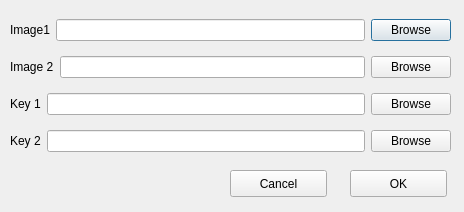
<?xml version="1.0" encoding="UTF-8"?>
<ui version="4.0">
 <class>ImageMatcher</class>
 <widget class="QDialog" name="ImageMatcher">
  <property name="geometry">
   <rect>
    <x>0</x>
    <y>0</y>
    <width>464</width>
    <height>212</height>
   </rect>
  </property>
  <property name="windowTitle">
   <string>Dialog</string>
  </property>
  <widget class="QWidget" name="verticalLayoutWidget">
   <property name="geometry">
    <rect>
     <x>10</x>
     <y>10</y>
     <width>441</width>
     <height>151</height>
    </rect>
   </property>
   <layout class="QVBoxLayout" name="verticalLayout">
    <item>
     <layout class="QHBoxLayout" name="horizontalLayout_2">
      <item>
       <widget class="QLabel" name="label">
        <property name="text">
         <string>Image1</string>
        </property>
       </widget>
      </item>
      <item>
       <widget class="QLineEdit" name="imgPath1"/>
      </item>
      <item>
       <widget class="QPushButton" name="imgButton1">
        <property name="text">
         <string>Browse</string>
        </property>
       </widget>
      </item>
     </layout>
    </item>
    <item>
     <layout class="QHBoxLayout" name="horizontalLayout_4">
      <item>
       <widget class="QLabel" name="label_2">
        <property name="text">
         <string>Image 2</string>
        </property>
       </widget>
      </item>
      <item>
       <widget class="QLineEdit" name="imgPath2"/>
      </item>
      <item>
       <widget class="QPushButton" name="imgButton2">
        <property name="text">
         <string>Browse</string>
        </property>
       </widget>
      </item>
     </layout>
    </item>
    <item>
     <layout class="QHBoxLayout" name="horizontalLayout_3">
      <item>
       <widget class="QLabel" name="label_4">
        <property name="text">
         <string>Key 1</string>
        </property>
       </widget>
      </item>
      <item>
       <widget class="QLineEdit" name="keyPath1"/>
      </item>
      <item>
       <widget class="QPushButton" name="keyButton1">
        <property name="text">
         <string>Browse</string>
        </property>
       </widget>
      </item>
     </layout>
    </item>
    <item>
     <layout class="QHBoxLayout" name="horizontalLayout">
      <item>
       <widget class="QLabel" name="label_3">
        <property name="text">
         <string>Key 2</string>
        </property>
       </widget>
      </item>
      <item>
       <widget class="QLineEdit" name="keyPath2"/>
      </item>
      <item>
       <widget class="QPushButton" name="keyButton2">
        <property name="text">
         <string>Browse</string>
        </property>
       </widget>
      </item>
     </layout>
    </item>
   </layout>
  </widget>
  <widget class="QPushButton" name="okButton">
   <property name="geometry">
    <rect>
     <x>350</x>
     <y>170</y>
     <width>97</width>
     <height>27</height>
    </rect>
   </property>
   <property name="text">
    <string>OK</string>
   </property>
  </widget>
  <widget class="QPushButton" name="cancelButton">
   <property name="geometry">
    <rect>
     <x>230</x>
     <y>170</y>
     <width>97</width>
     <height>27</height>
    </rect>
   </property>
   <property name="text">
    <string>Cancel</string>
   </property>
  </widget>
 </widget>
 <resources/>
 <connections/>
</ui>
